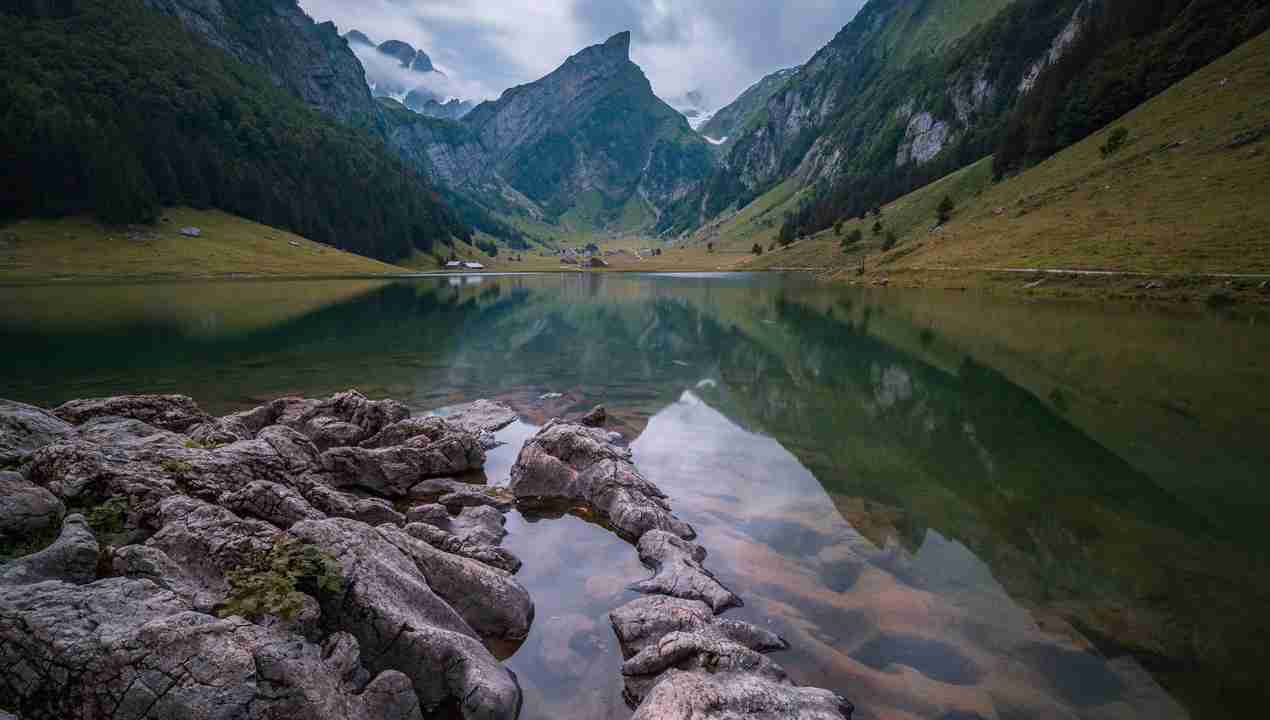
#> input picture image1.jpg, 1270 x 720 px, found by its file name
$ python img_replace.py
#> lines starting #> are read from the running program, lines starting #| are printed output that depends on the picture; after the words box and inside, x2 and y2 are one past the last pixel; in counts of white or black regions, pixels touching at a corner belong together
import cv2

# reading image data
img1=cv2.imread('/home/abhinaay/python-prog/image1.jpg')
#> img1 is the input picture: shape (720, 1270, 3); mean B, G, R 71.9, 73, 68.2
img2=cv2.imread('/home/abhinaay/python-prog/image2.jpg')
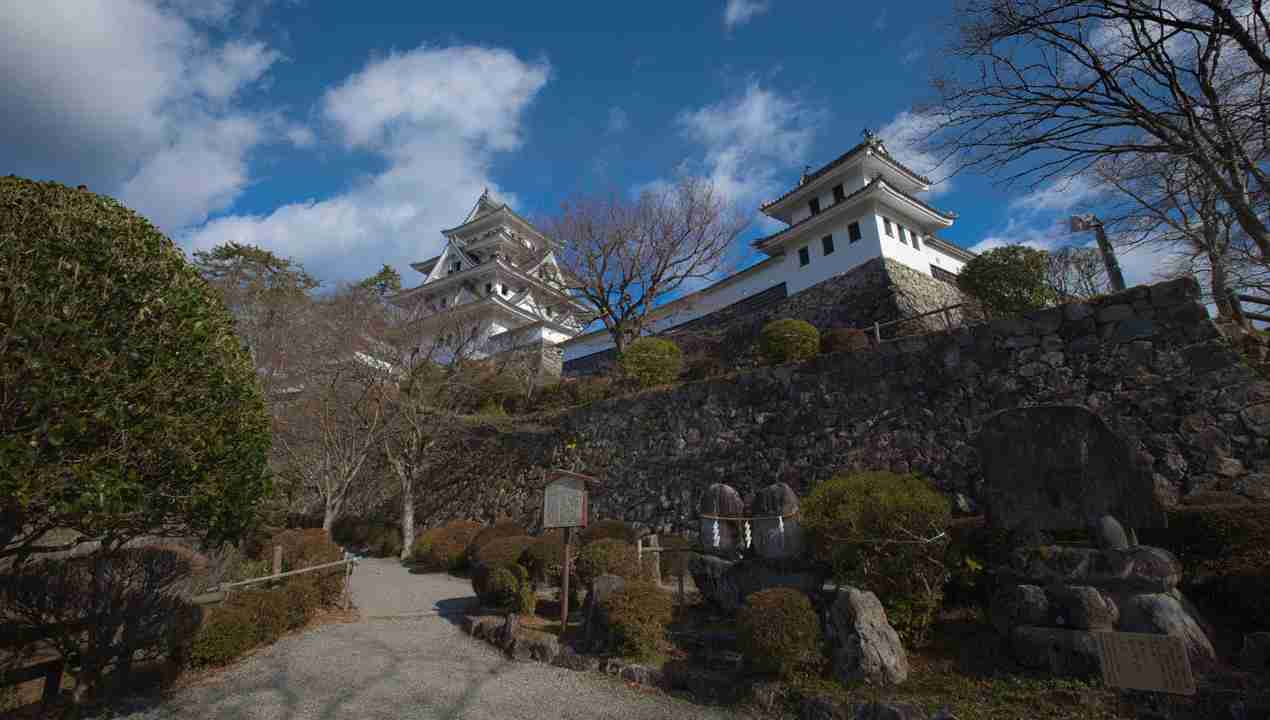
#> input picture image2.jpg, 1270 x 720 px, found by its file name
#> img2 is the input picture: shape (720, 1270, 3); mean B, G, R 79.7, 73.5, 66.4

r1=img1[50:500,50:500].copy()
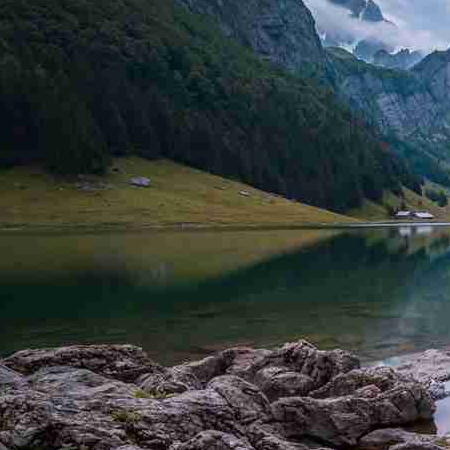
#> r1: shape (450, 450, 3); mean B, G, R 60.6, 61.7, 53.5
r2=img2[50:500,50:500].copy()
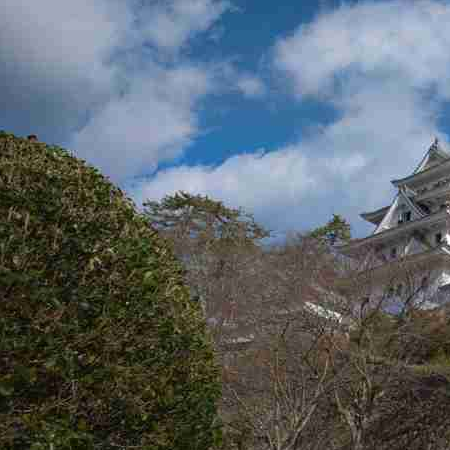
#> r2: shape (450, 450, 3); mean B, G, R 105.2, 100.1, 91.6

# replacing
img1[50:500,50:500]=r2
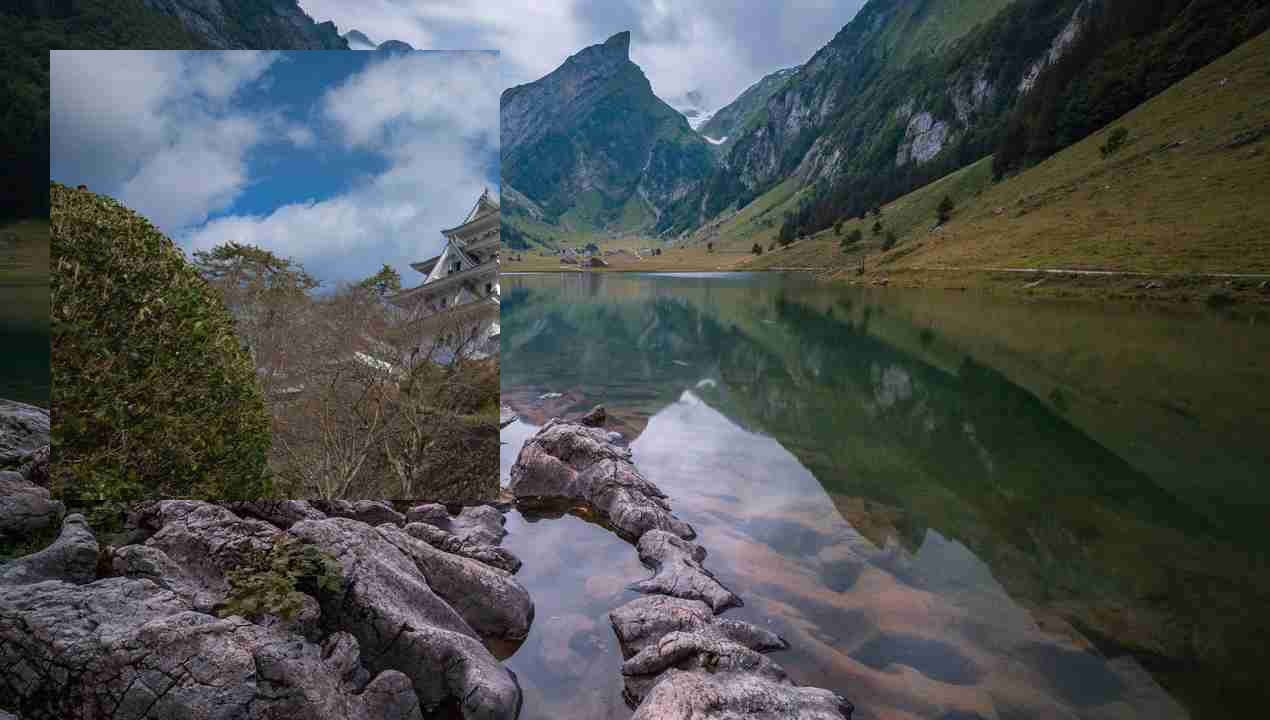
#> img1: shape (720, 1270, 3); mean B, G, R 81.8, 81.5, 76.7
img2[50:500,50:500]=r1
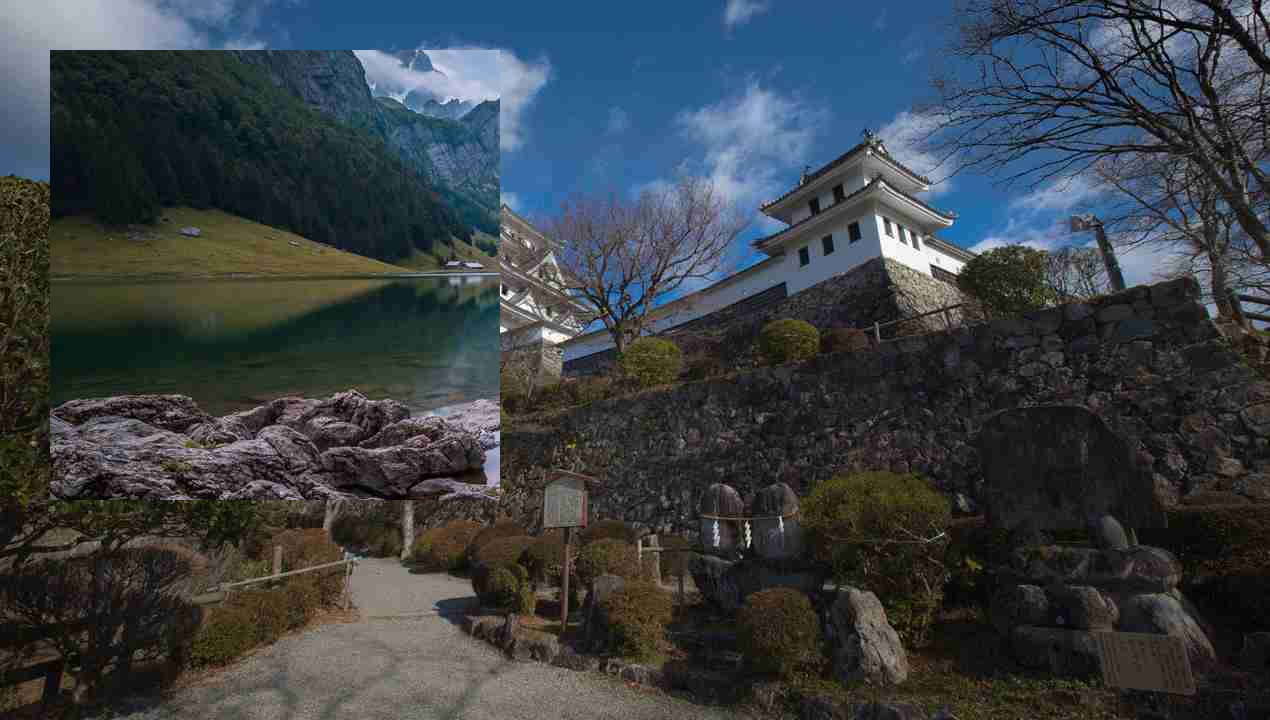
#> img2: shape (720, 1270, 3); mean B, G, R 69.8, 65, 57.9

# display
cv2.imshow('image1',img1)
cv2.imshow('image2',img2)

# replacing some 10 rows and 20 columns of image2 with that of image 1
img2[40:50,134:154] = img1[87:97,27:47].copy()
#> img2: shape (720, 1270, 3); 0.02% of pixels changed, all inside (x1, y1, x2, y2) = (134, 40, 154, 50)
cv2.imshow('random',img2)

cv2.waitKey(0)
cv2.destroyAllWindows()
